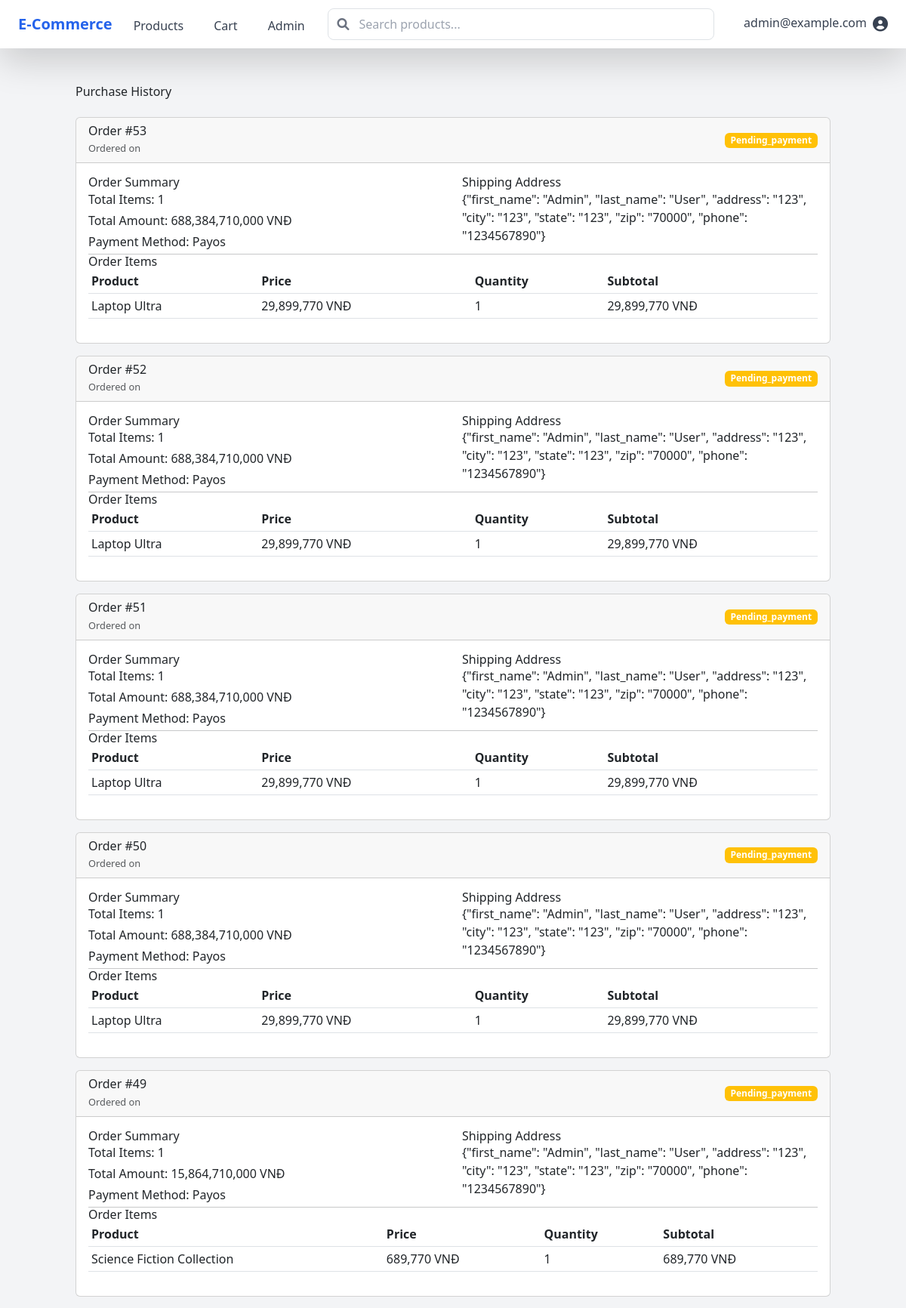
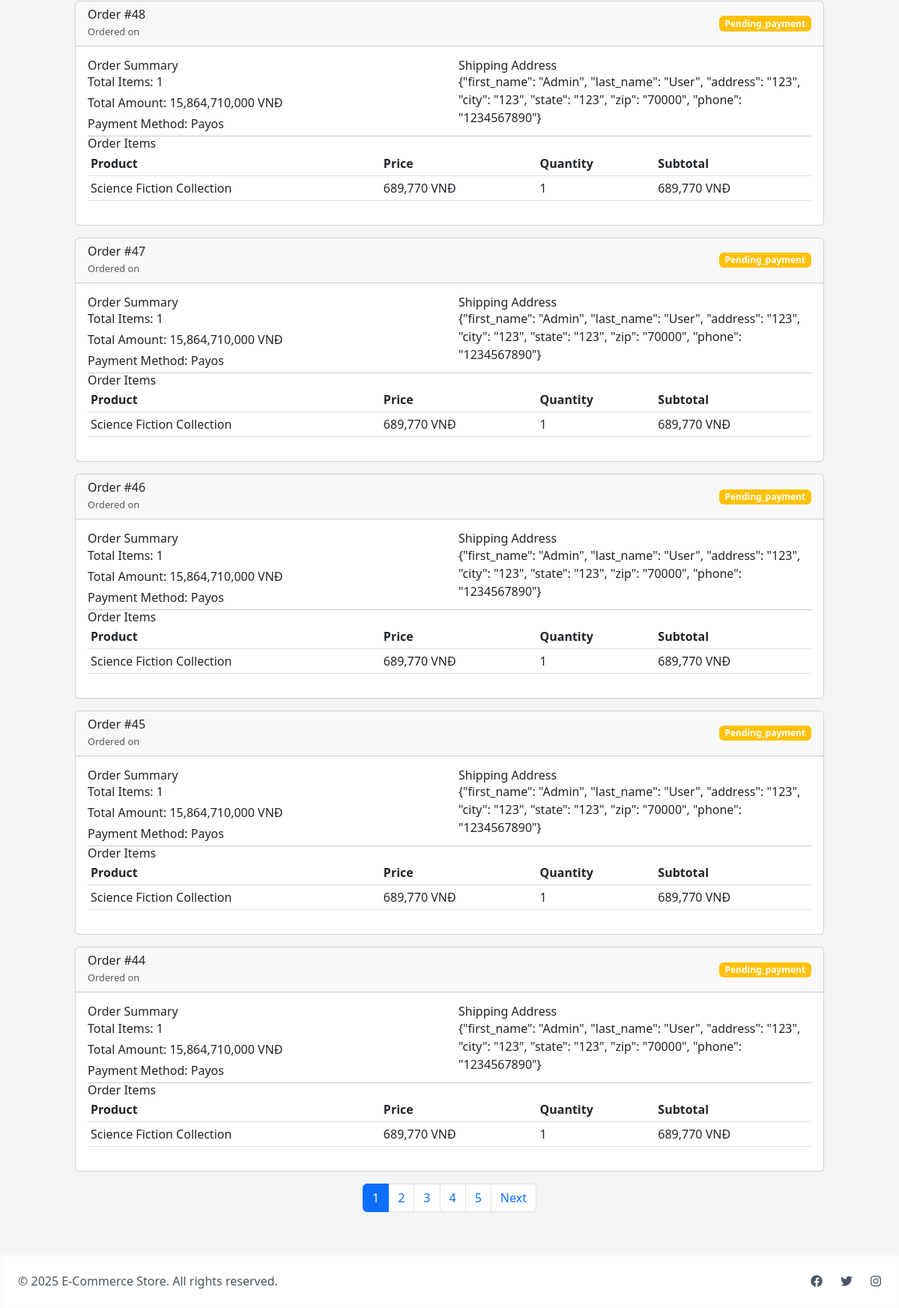
Page /purchase-history (signed in) on the committed database (2 pictures, top to bottom).
### models/user.py (models this page shows, shortened)
class User(UserMixin, db.Model):
    _password = None
    __tablename__ = 'users'
    id = db.Column(db.Integer, primary_key=True)
    email = db.Column(db.String(120), unique=True, nullable=False)
    username = db.Column(db.String(80), unique=True, nullable=False)
    password_hash = db.Column(db.String(200), nullable=False)
    first_name = db.Column(db.String(50))
    @property
    def password(self):
        raise AttributeError('password is not a readable attribute')
    last_name = db.Column(db.String(50))
    address_line1 = db.Column(db.String(100))
    address_line2 = db.Column(db.String(100))
    city = db.Column(db.String(50))
    state = db.Column(db.String(50))
    postal_code = db.Column(db.String(10))
    phone_number = db.Column(db.String(20))
    created_at = db.Column(db.DateTime, default=datetime.utcnow)
    updated_at = db.Column(db.DateTime, default=datetime.utcnow, onupdate=datetime.utcnow)
    payment_method_id = db.Column(db.String(100))  # Reference to securely stored payment method
    payment_provider = db.Column(db.String(50))    # e.g., 'credit_card', 'payos', 'cod'
    is_admin = db.Column(db.Boolean, default=False)
    cart_items = relationship("CartItem",
                            backref=db.backref("user", lazy=True),
                            lazy=True,
                            primaryjoin="and_(User.id==CartItem.user_id, CartItem.deleted_at.is_(None))")
    orders = relationship("Order", backref="user", lazy=True)

### models/order.py (models this page shows, shortened)
class Order(db.Model):
    __tablename__ = 'orders'
    id = db.Column(db.Integer, primary_key=True)
    user_id = db.Column(db.Integer, db.ForeignKey('users.id'), nullable=False)
    status = db.Column(db.Enum(OrderStatus), nullable=False, default=OrderStatus.PENDING_PAYMENT)
    total_amount = db.Column(db.Integer, nullable=False)  # Amount in VND
    shipping_address = db.Column(db.Text, nullable=False)
    billing_first_name = db.Column(db.String(100))
    billing_last_name = db.Column(db.String(100))
    billing_address = db.Column(db.Text)
    billing_city = db.Column(db.String(100))
    billing_state = db.Column(db.String(100))
    billing_zip = db.Column(db.String(20))
    payment_method = db.Column(db.String(50), nullable=False)
    payment_id = db.Column(db.String(100))  # External payment reference
    tracking_number = db.Column(db.String(100))
    notes = db.Column(db.Text)
    created_at = db.Column(db.DateTime, default=datetime.utcnow)
    updated_at = db.Column(db.DateTime, default=datetime.utcnow, onupdate=datetime.utcnow)
    items = db.relationship('OrderItem', back_populates='order', lazy=True, cascade='all, delete-orphan')
    @property
    def item_count(self):
        return sum(item.quantity for item in self.items)

class OrderItem(db.Model):
    __tablename__ = 'order_items'
    id = db.Column(db.Integer, primary_key=True)
    order_id = db.Column(db.Integer, db.ForeignKey('orders.id'), nullable=False)
    product_id = db.Column(db.Integer, db.ForeignKey('products.id'), nullable=False)
    quantity = db.Column(db.Integer, nullable=False)
    price = db.Column(db.Float, nullable=False)  # Price at time of purchase
    created_at = db.Column(db.DateTime, default=datetime.utcnow)
    order = db.relationship('Order', back_populates='items', lazy=True)
    product = db.relationship('Product', back_populates='order_items', lazy=True)
    @property
    def subtotal(self):
        return self.quantity * self.price

### models/product.py (models this page shows, shortened)
class Product(db.Model):
    __tablename__ = 'products'
    id = db.Column(db.Integer, primary_key=True)
    name = db.Column(db.String(200), nullable=False)
    description = db.Column(db.Text)
    price = db.Column(db.Float, nullable=False)
    stock = db.Column(db.Integer, default=0)
    image_url = db.Column(db.String(500))  # Kept for backward compatibility
    category_id = db.Column(db.Integer, db.ForeignKey('categories.id'), nullable=False)
    sku = db.Column(db.String(50), unique=True)
    is_active = db.Column(db.Boolean, default=True)
    created_at = db.Column(db.DateTime, default=datetime.utcnow)
    updated_at = db.Column(db.DateTime, default=datetime.utcnow, onupdate=datetime.utcnow)
    cart_items = db.relationship('CartItem',
                             back_populates='product',
                             lazy=True,
                             cascade='all, delete-orphan')
    order_items = db.relationship('OrderItem', back_populates='product', lazy=True)
    images = db.relationship('ProductImage', backref='product', lazy=True,
                          cascade='all, delete-orphan',
                          order_by='ProductImage.is_primary.desc()')
    category = db.relationship('Category', back_populates='products', lazy=True)

### routes/auth.py (the view)
@auth_bp.route('/purchase-history')
@login_required
def purchase_history():
    page = request.args.get('page', 1, type=int)
    orders = Order.query.filter_by(user_id=current_user.id)\
                       .order_by(Order.created_at.desc())\
                       .paginate(page=page, per_page=10)
    return render_template('auth/purchase_history.html', orders=orders)

### models/order.py (called while the page is built)
    def __str__(self):
        return str(self.value)

### templates/auth/purchase_history.html (shortened to what this page needs)
{% extends "base.html" %}
{% block content %}
<div class="container mt-4">
    <h1 class="mb-4">Purchase History</h1>
    {% if orders %}
        {% for order in orders.items %}
        <div class="card mb-3">
            <div class="card-header d-flex justify-content-between align-items-center">
                <div>
                    <h5 class="mb-0">Order #{{ order['id'] }}</h5>
                    <small class="text-muted">Ordered on {{ order['created_at_local'] }}</small>
                </div>
                <span class="badge {% if order['status'] == 'DELIVERED' %}bg-success
                      {% elif order['status'] == 'CANCELLED' %}bg-danger
                      {% elif order['status'] == 'PROCESSING' %}bg-primary
                      {% elif order['status'] == 'SHIPPED' %}bg-info
                      {% else %}bg-warning{% endif %}">
                    {{ order['status']|title }}
                </span>
            </div>
            <div class="card-body">
                <div class="row">
                    <div class="col-md-6">
                        <h6>Order Summary</h6>
                        <p class="mb-1">Total Items: {{ order['item_count'] }}</p>
                        <p class="mb-1">Total Amount: {{ "{:,.0f}".format(order['total_amount'] * 23000) }} VNĐ</p>
                        <p class="mb-1">Payment Method: {{ order['payment_method']|title }}</p>
                    </div>
                    <div class="col-md-6">
                        <h6>Shipping Address</h6>
                        <p class="mb-1">{{ order['shipping_address'] }}</p>
                    </div>
                </div>
                <hr>
                <h6>Order Items</h6>
                <div class="table-responsive">
                    <table class="table table-sm">
                        <thead>
                            <tr>
                                <th>Product</th>
                                <th>Price</th>
                                <th>Quantity</th>
                                <th>Subtotal</th>
                            </tr>
                        </thead>
                        <tbody>
                            {% for item in order['items'] %}
                            <tr>
                                <td>
                                    <a href="{{ url_for('products.detail', id=item['product']['id']) }}">
                                        {{ item['product']['name'] }}
                                    </a>
                                </td>
                                <td>{{ "{:,.0f}".format(item['price'] * 23000) }} VNĐ</td>
                                <td>{{ item['quantity'] }}</td>
                                <td>{{ "{:,.0f}".format(item['subtotal'] * 23000) }} VNĐ</td>
                            </tr>
                            {% endfor %}
                        </tbody>
                    </table>
                </div>
            </div>
        </div>
        {% endfor %}
        {% if orders.pages > 1 %}
        <nav aria-label="Purchase history pagination">
            <ul class="pagination justify-content-center">
                {% for page_num in orders.iter_pages(left_edge=2, left_current=2, right_current=2, right_edge=2) %}
                    {% if page_num %}
                        <li class="page-item {% if page_num == orders.page %}active{% endif %}">
                            <a class="page-link" href="{{ url_for('auth.purchase_history', page=page_num) }}">{{ page_num }}</a>
                        </li>
                    {% else %}
                        <li class="page-item disabled"><span class="page-link">...</span></li>
                    {% endif %}
                {% endfor %}
                {% if orders.has_next %}
                <li class="page-item">
                    <a class="page-link" href="{{ url_for('auth.purchase_history', page=orders.next_num) }}">Next</a>
                </li>
                {% endif %}
            </ul>
        </nav>
        {% endif %}
    {% else %}
        <div class="alert alert-info">
            You haven't made any purchases yet.
            <a href="{{ url_for('products.index') }}" class="alert-link">Browse our products</a>
        </div>
    {% endif %}
</div>
{% endblock %}

### templates/base.html (shortened to what this page needs)
<!DOCTYPE html>
<html lang="en">
<head>
    {% if config['ENV'] == 'production' %}
        <link href="{{ url_for('static', filename='css/main.css') }}" rel="stylesheet">
    {% else %}
        <script src="https://cdn.tailwindcss.com"></script>
    {% endif %}
    <link href="https://cdn.jsdelivr.net/npm/bootstrap@5.3.0/dist/css/bootstrap.min.css" rel="stylesheet">
    <link href="{{ url_for('static', filename='css/app.css') }}" rel="stylesheet">
    <link href="https://cdnjs.cloudflare.com/ajax/libs/font-awesome/6.0.0/css/all.min.css" rel="stylesheet">
</head>
<body class="min-h-screen bg-gray-100">
    <nav class="bg-white shadow-lg">
        <div class="max-w-7xl mx-auto px-4">
            <div class="flex justify-between h-16">
                <div class="flex">
                    <div class="flex-shrink-0 flex items-center">
                        <a href="{{ url_for('main.home') }}" class="text-xl font-bold text-blue-600">
                            E-Commerce
                        </a>
                    </div>
                    <div class="hidden md:ml-6 md:flex md:space-x-8">
                        <a href="{{ url_for('products.index') }}"
                           class="inline-flex items-center px-1 pt-1 text-gray-700 hover:text-blue-600">
                            Products
                        </a>
                        {% if current_user.is_authenticated %}
                            <a href="{{ url_for('cart.view_cart') }}"
                               class="inline-flex items-center px-1 pt-1 text-gray-700 hover:text-blue-600">
                                Cart
                            </a>
                        {% endif %}
                        {% if current_user.is_admin %}
                            <a href="{{ url_for('admin.dashboard') }}"
                               class="inline-flex items-center px-1 pt-1 text-gray-700 hover:text-blue-600">
                                Admin
                            </a>
                        {% endif %}
                    </div>
                </div>
                <div class="flex-1 flex items-center justify-center px-4">
                    <div class="w-full max-w-lg">
                        <div class="relative">
                            <input type="text" id="search-input"
                                class="w-full pl-10 pr-4 py-2 rounded-lg border border-gray-300 focus:outline-none focus:border-blue-500"
                                placeholder="Search products...">
                            <div class="absolute inset-y-0 left-0 pl-3 flex items-center pointer-events-none">
                            </div>
                        </div>
                    </div>
                </div>
                <div class="flex items-center">
                    {% if current_user.is_authenticated %}
                        <div class="ml-3 relative">
                            <div class="dropdown">
                                <button class="flex text-gray-700 hover:text-blue-600" type="button" id="userMenu" data-bs-toggle="dropdown" aria-expanded="false">
                                    <span class="mr-2">{{ current_user.email }}</span>
                                    <i class="fas fa-user-circle text-xl"></i>
                                </button>
                            </div>
                        </div>
                    {% endif %}
                </div>
            </div>
        </div>
    </nav>
    <main class="max-w-7xl mx-auto px-4 py-6">
        {% block content %}{% endblock %}
    </main>
    <footer class="bg-white shadow-inner mt-8">
        <div class="max-w-7xl mx-auto py-6 px-4">
            <div class="flex justify-between items-center">
                <div class="text-gray-600">
                    © {{ current_year }} E-Commerce Store. All rights reserved.
                </div>
                <div class="flex space-x-6">
                    <a href="#" class="text-gray-600 hover:text-blue-600">
                        <i class="fab fa-facebook"></i>
                    </a>
                    <a href="#" class="text-gray-600 hover:text-blue-600">
                        <i class="fab fa-twitter"></i>
                    </a>
                    <a href="#" class="text-gray-600 hover:text-blue-600">
                        <i class="fab fa-instagram"></i>
                    </a>
                </div>
            </div>
        </div>
    </footer>
</body>
</html>

### rows in the picture
User: email "admin@example.com"
Order: id "53", status "Pending_payment", item_count "1", order['total_amount']*23000 "688,384,710,000", payment_method "Payos", shipping_address "{\"first_name\": \"Admin\", \"last_name\": \"User\", \"address\": \"123\", \"city\": \"123\", \"state\": \"123\", \"zip\": \"70000\", \"phone\": \"1234567890\"}"
OrderItem: product.name "Laptop Ultra", item['price']*23000 "29,899,770", quantity "1", item['subtotal']*23000 "29,899,770"
Order: id "52", status "Pending_payment", item_count "1", order['total_amount']*23000 "688,384,710,000", payment_method "Payos", shipping_address "{\"first_name\": \"Admin\", \"last_name\": \"User\", \"address\": \"123\", \"city\": \"123\", \"state\": \"123\", \"zip\": \"70000\", \"phone\": \"1234567890\"}"
OrderItem: product.name "Laptop Ultra", item['price']*23000 "29,899,770", quantity "1", item['subtotal']*23000 "29,899,770"
Order: id "51", status "Pending_payment", item_count "1", order['total_amount']*23000 "688,384,710,000", payment_method "Payos", shipping_address "{\"first_name\": \"Admin\", \"last_name\": \"User\", \"address\": \"123\", \"city\": \"123\", \"state\": \"123\", \"zip\": \"70000\", \"phone\": \"1234567890\"}"
OrderItem: product.name "Laptop Ultra", item['price']*23000 "29,899,770", quantity "1", item['subtotal']*23000 "29,899,770"
Order: id "50", status "Pending_payment", item_count "1", order['total_amount']*23000 "688,384,710,000", payment_method "Payos", shipping_address "{\"first_name\": \"Admin\", \"last_name\": \"User\", \"address\": \"123\", \"city\": \"123\", \"state\": \"123\", \"zip\": \"70000\", \"phone\": \"1234567890\"}"
OrderItem: product.name "Laptop Ultra", item['price']*23000 "29,899,770", quantity "1", item['subtotal']*23000 "29,899,770"
Order: id "49", status "Pending_payment", item_count "1", order['total_amount']*23000 "15,864,710,000", payment_method "Payos", shipping_address "{\"first_name\": \"Admin\", \"last_name\": \"User\", \"address\": \"123\", \"city\": \"123\", \"state\": \"123\", \"zip\": \"70000\", \"phone\": \"1234567890\"}"
OrderItem: product.name "Science Fiction Collection", item['price']*23000 "689,770", quantity "1", item['subtotal']*23000 "689,770"
Order: id "48", status "Pending_payment", item_count "1", order['total_amount']*23000 "15,864,710,000", payment_method "Payos", shipping_address "{\"first_name\": \"Admin\", \"last_name\": \"User\", \"address\": \"123\", \"city\": \"123\", \"state\": \"123\", \"zip\": \"70000\", \"phone\": \"1234567890\"}"
OrderItem: product.name "Science Fiction Collection", item['price']*23000 "689,770", quantity "1", item['subtotal']*23000 "689,770"
Order: id "47", status "Pending_payment", item_count "1", order['total_amount']*23000 "15,864,710,000", payment_method "Payos", shipping_address "{\"first_name\": \"Admin\", \"last_name\": \"User\", \"address\": \"123\", \"city\": \"123\", \"state\": \"123\", \"zip\": \"70000\", \"phone\": \"1234567890\"}"
OrderItem: product.name "Science Fiction Collection", item['price']*23000 "689,770", quantity "1", item['subtotal']*23000 "689,770"
Order: id "46", status "Pending_payment", item_count "1", order['total_amount']*23000 "15,864,710,000", payment_method "Payos", shipping_address "{\"first_name\": \"Admin\", \"last_name\": \"User\", \"address\": \"123\", \"city\": \"123\", \"state\": \"123\", \"zip\": \"70000\", \"phone\": \"1234567890\"}"
OrderItem: product.name "Science Fiction Collection", item['price']*23000 "689,770", quantity "1", item['subtotal']*23000 "689,770"
Order: id "45", status "Pending_payment", item_count "1", order['total_amount']*23000 "15,864,710,000", payment_method "Payos", shipping_address "{\"first_name\": \"Admin\", \"last_name\": \"User\", \"address\": \"123\", \"city\": \"123\", \"state\": \"123\", \"zip\": \"70000\", \"phone\": \"1234567890\"}"
OrderItem: product.name "Science Fiction Collection", item['price']*23000 "689,770", quantity "1", item['subtotal']*23000 "689,770"
Order: id "44", status "Pending_payment", item_count "1", order['total_amount']*23000 "15,864,710,000", payment_method "Payos", shipping_address "{\"first_name\": \"Admin\", \"last_name\": \"User\", \"address\": \"123\", \"city\": \"123\", \"state\": \"123\", \"zip\": \"70000\", \"phone\": \"1234567890\"}"
OrderItem: product.name "Science Fiction Collection", item['price']*23000 "689,770", quantity "1", item['subtotal']*23000 "689,770"

### other values in the picture
{{ page_num }} "1" "2" "3" "4" "5"
